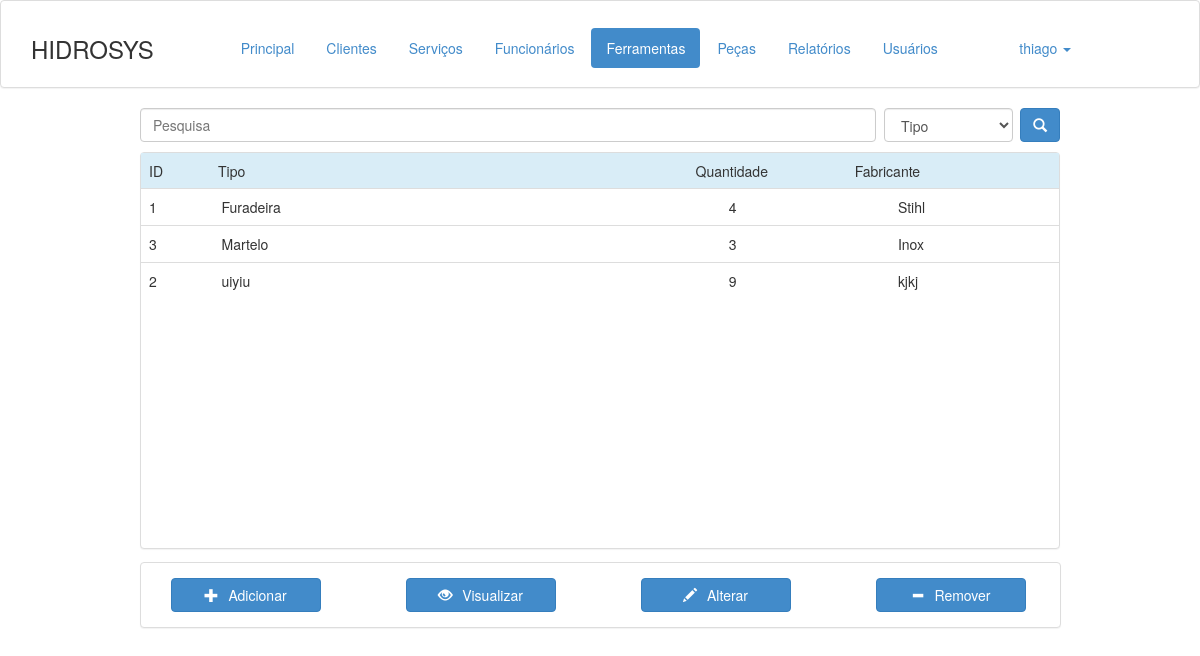
Page /ferramentas.php (signed in) on the committed database.
### tables this page shows
CREATE TABLE IF NOT EXISTS `ferramentas` (
  `id` int(11) NOT NULL AUTO_INCREMENT,
  `descricao` text NOT NULL,
  `tipo` text NOT NULL,
  `quantidade` int(11) NOT NULL,
  `fabricante` text NOT NULL,
  `deleted` int(11) NOT NULL DEFAULT '0',
  `deleted_date` date NOT NULL,
  PRIMARY KEY (`id`)
);

### ferramentas.php (the view, shortened to what this page needs)
<!DOCTYPE html>
<html lang="en">
  <head>
    <link href="bootstrap/css/bootstrap.min.css" rel="stylesheet">
  </head>
  <body>
    <?php
    	include("header.php");
  	?>
    <div class="col-xs-4" style="margin: 0 auto auto; float: none; width: 950px; height: 20px;">
      <form method="get" action="ferramentas.php">
        <input type="text" class="form-control" name="busca" id="inputSearch" placeholder="Pesquisa" style="float: left; width: 80%" <?php if(isset($_GET["busca"])) echo "value='".$_GET["busca"]."'"; ?> >
        <select class="form-control" name="tipo" style="width: 14%; float: left; margin-left: 8px">
          <option value="tipo" <?php if(isset($_GET["tipo"]) && $_GET["tipo"] == "tipo") echo "selected"; ?> >Tipo</option>
        </select>
        <button type="submit" class="btn btn-primary" style="float: right;"><span class="glyphicon glyphicon-search"></span></button>
      </form>
    </div>
    <div class="col-xs-4" style="min-height: 410px; max-height: 410px; margin: 2% auto auto; float: none; width: 950px;">
      <div class="panel panel-default">
        <div style="height: 35px;">
          <table class="table table-striped">
            <thead>
              <tr class="info">
                <td style="width: 6.5%">
                  ID
                </td>
                <td style="width: 45%">
                  Tipo
                </td>
                <td style="width: 15%">
                  Quantidade
                </td>
                <td style="width: 20%">
                  Fabricante
                </td>
              </tr>
            </thead>
          </table>
        </div>
        <div style="min-height: 360px; max-height: 360px; overflow-y: scroll; width: 100%">
        <table class="table header-fixed" data-single-select="true">
          <body>
            <?php
              $conexao = mysqli_connect("localhost", "root", "123456", "hidrosys");
              $query = "SELECT * FROM ferramentas WHERE deleted = 0 ";
              $query = $query . " ORDER BY tipo";
              $result = mysqli_query($conexao, $query);
              if($result)
              while($consulta = mysqli_fetch_array($result))
              {
                echo
                '<tr id="r' . $consulta["id"] . '" onclick="selectRow('.$consulta["id"].');" >
                  <td
                  <td style="width: 6%">
                    '.$consulta["id"].
                  '</td>
                  <td style="width: 42%">
                    '.$consulta["tipo"].
                  '</td>
                  <td style="width: 14%">
                    '.$consulta["quantidade"].
                  '</td>
                  <td style="width: 14%">
                    '.$consulta["fabricante"].
                  '</td>
                </tr>';
              }
            ?>
        </table>
        </div>
      </div>
    </div>
    <div class="panel panel-default col-xs-4" style="margin-left: auto; margin-right: auto; float: none; width: 921px; min-height: 50px">
      <div class="panel-body">
        <button type="button" class="btn btn-primary" onclick='adicionar()' id='1' style="width: 150px; float: left; margin-right: 85px;"><span class="glyphicon glyphicon-plus" style="padding-right: 10px"></span>Adicionar</button>
        <button type="button" class="btn btn-primary" onclick='vizu()' id='2' style="width: 150px; float: left; margin-right: 85px;"><span class="glyphicon glyphicon-eye-open" style="padding-right: 10px"></span>Visualizar</button>
        <button type="button" class="btn btn-primary" onclick='alterar()' id='3' style="width: 150px; float: left; margin-right: 85px;"><span class="glyphicon glyphicon-pencil" style="padding-right: 10px"></span>Alterar</button>
        <button type="button" class="btn btn-primary" onclick='removerr()' id='Botao4' style="width: 150px; float: left;"><span class="glyphicon glyphicon-minus" style="padding-right: 10px"></span>Remover</button>
      </div>
    </div>
  </body>
</html>

### rows in the picture
ferramentas: id "1", tipo "Furadeira", quantidade "4", fabricante "Stihl"
ferramentas: id "3", tipo "Martelo", quantidade "3", fabricante "Inox"
ferramentas: id "2", tipo "uiyiu", quantidade "9", fabricante "kjkj"

### other values in the picture
getLogin() "thiago"
